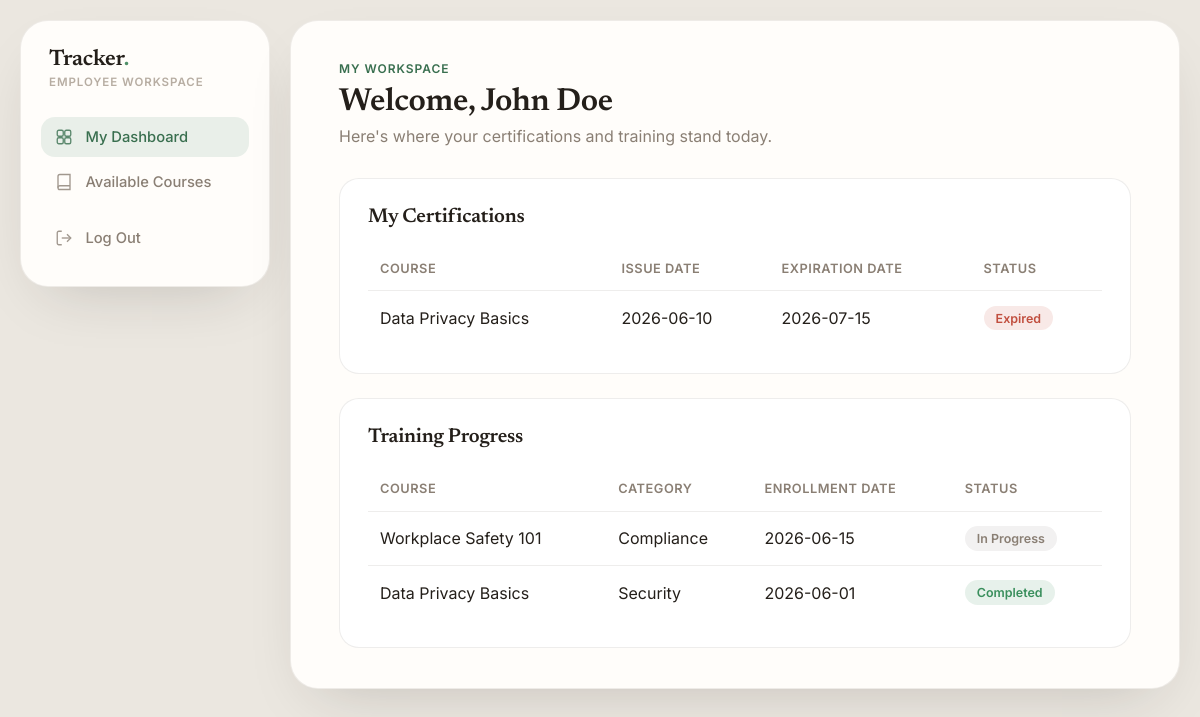
/employee/dashboard.php (signed in), run on an earlier commit of the app's database.
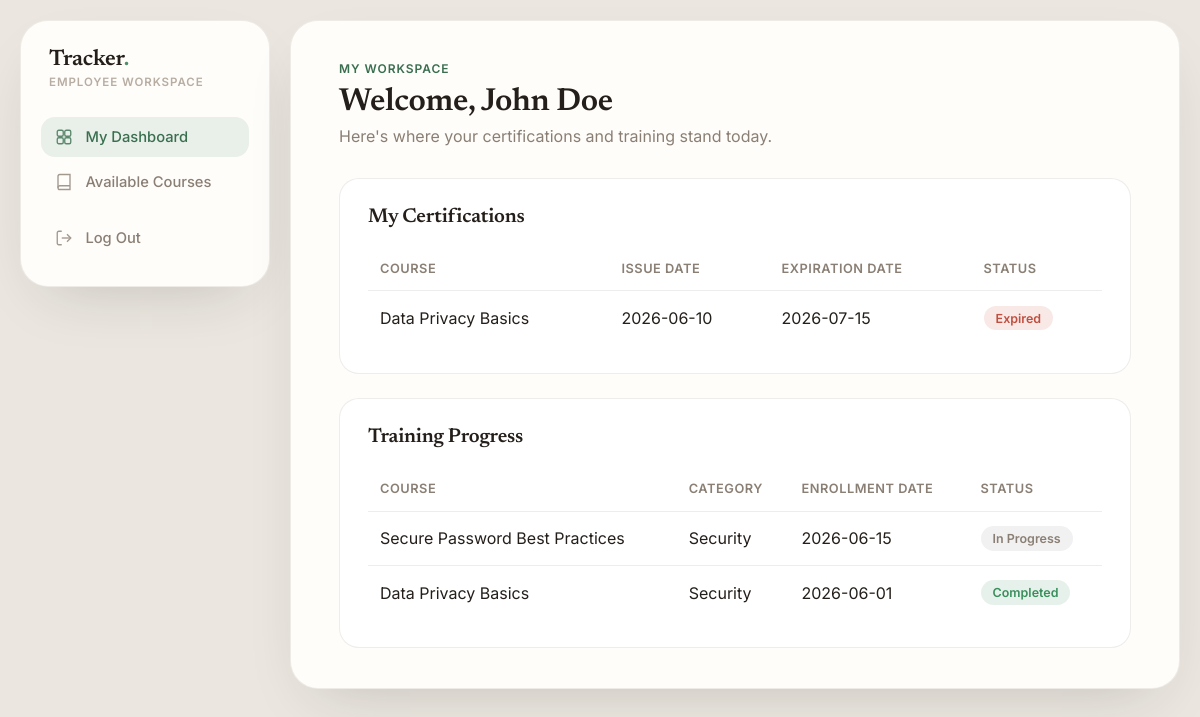
And on a later commit of the database.
### tables this page shows
CREATE TABLE COURSE_ENROLLMENT (
    EnrollmentID INT AUTO_INCREMENT PRIMARY KEY,
    EmployeeID INT,
    CourseID INT,
    EnrollmentDate DATE NOT NULL,
    Status ENUM('In Progress', 'Completed') DEFAULT 'In Progress',
    FOREIGN KEY (EmployeeID) REFERENCES EMPLOYEE(EmployeeID) ON DELETE CASCADE,
    FOREIGN KEY (CourseID) REFERENCES COURSE(CourseID) ON DELETE CASCADE
);

CREATE TABLE COURSE (
    CourseID INT AUTO_INCREMENT PRIMARY KEY,
    InstructorID INT,
    Title VARCHAR(150) NOT NULL,
    Category VARCHAR(100),
    CourseFile VARCHAR(255),
    FOREIGN KEY (InstructorID) REFERENCES INSTRUCTOR(InstructorID) ON DELETE SET NULL
);

### includes/functions.php (called while the page is built, shortened)
<?php
function certStatus(string $expirationDate): array
{
    $daysLeft = (new DateTime())->diff(new DateTime($expirationDate))->days
        * (new DateTime($expirationDate) < new DateTime() ? -1 : 1);
    if ($daysLeft < 0) {
        return ['class' => 'expired', 'label' => 'Expired'];
    }
    return ['class' => 'valid', 'label' => 'Valid'];
}

### employee/dashboard.php (the view, shortened to what this page needs)
<?php
require '../config/db.php';
require_once '../includes/functions.php';
require '../includes/header.php';
$userId = $_SESSION['user_id'];
$stmt = $pdo->prepare('
    SELECT c.Title, c.Category, e.Status, e.EnrollmentDate
    FROM COURSE_ENROLLMENT e
    JOIN COURSE c ON e.CourseID = c.CourseID
    WHERE e.EmployeeID = ?
    ORDER BY e.EnrollmentDate DESC
');
$stmt->execute([$userId]);
$enrollments = $stmt->fetchAll();
$stmt = $pdo->prepare('
    SELECT c.Title, cert.IssueDate, cert.ExpirationDate
    FROM CERTIFICATION cert
    JOIN COURSE c ON cert.CourseID = c.CourseID
    WHERE cert.EmployeeID = ?
    ORDER BY cert.ExpirationDate ASC
');
$stmt->execute([$userId]);
$certifications = $stmt->fetchAll();
?>
<div class="eyebrow">My Workspace</div>
<h1>Welcome, <?= htmlspecialchars($_SESSION['name']) ?></h1>
<p class="page-subtitle">Here's where your certifications and training stand today.</p>
<div class="card">
    <div class="card-row">
        <h2>My Certifications</h2>
    </div>
    <table>
        <tr>
            <th>Course</th>
            <th>Issue Date</th>
            <th>Expiration Date</th>
            <th>Status</th>
        </tr>
        <?php foreach ($certifications as $cert): $status = certStatus($cert['ExpirationDate']); ?>
        <tr>
            <td><?= htmlspecialchars($cert['Title']) ?></td>
            <td><?= htmlspecialchars($cert['IssueDate']) ?></td>
            <td><?= htmlspecialchars($cert['ExpirationDate']) ?></td>
            <td><span class="badge <?= $status['class'] ?>"><?= $status['label'] ?></span></td>
        </tr>
        <?php endforeach; ?>
    </table>
</div>
<div class="card">
    <div class="card-row">
        <h2>Training Progress</h2>
    </div>
    <table>
        <tr>
            <th>Course</th>
            <th>Category</th>
            <th>Enrollment Date</th>
            <th>Status</th>
        </tr>
        <?php foreach ($enrollments as $enr): ?>
        <tr>
            <td><?= htmlspecialchars($enr['Title']) ?></td>
            <td><?= htmlspecialchars($enr['Category']) ?></td>
            <td><?= htmlspecialchars($enr['EnrollmentDate']) ?></td>
            <td><span class="badge <?= $enr['Status'] === 'Completed' ? 'valid' : 'neutral' ?>"><?= htmlspecialchars($enr['Status']) ?></span></td>
        </tr>
        <?php endforeach; ?>
    </table>
</div>
<?php require '../includes/footer.php'; ?>

What changed in the data, as far as the page shows it:
changed through a linked row, course_enrollment "In Progress": CourseID.Title "Workplace Safety 101" → "Secure Password Best Practices"; CourseID.Category "Compliance" → "Security"
